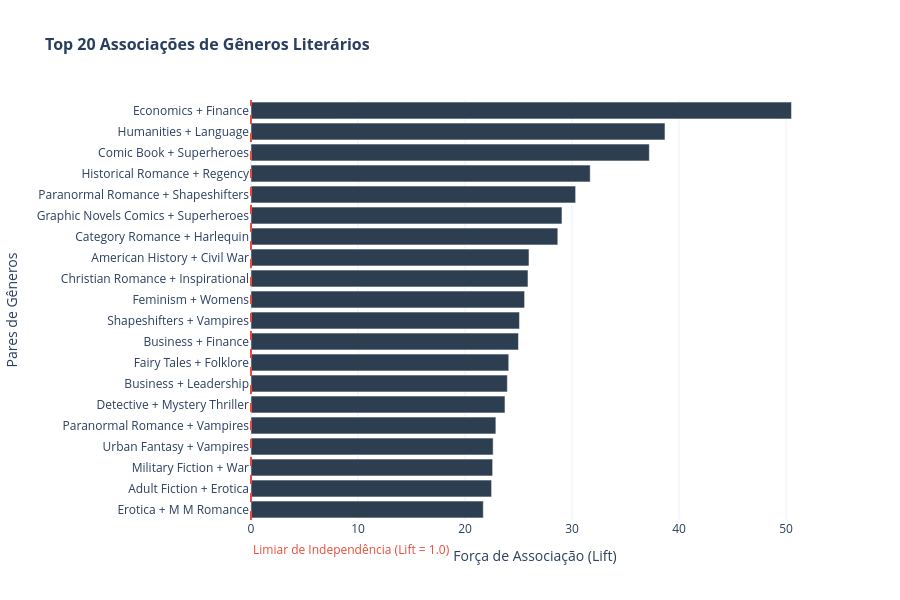

Write notebook code for a chart like this one.
### Markdown cell above
## 4. Visualização das Associações (Afinidade de Nichos)
### O que é o Lift e como ele funciona?
O **Lift** é uma métrica que mede a força de atração entre dois gêneros:
* **Lift = 1.0 (Limiar do Acaso):** Significa que os dois gêneros são totalmente independentes. Encontrá-los juntos em um livro é pura coincidência.
* **Lift maior que 1.0 (Conexão Real):** Significa que os gêneros têm afinidade.

**Linha Vermelha de Referência (Lift = 1.0):** Marca o limite do acaso. Tudo o que ultrapassa essa linha indica uma associação legítima.

### Code cell
top_lifts = edge_df.head(20).copy()
top_lifts['Pair_Name'] = top_lifts['Source'] + ' + ' + top_lifts['Target']

fig = px.bar(
    top_lifts,
    x='Lift',
    y='Pair_Name',
    orientation='h',
    title='<b>Top 20 Associações de Gêneros Literários</b>',
    color_discrete_sequence=['#2C3E50'],
    labels={'Lift': 'Força de Associação (Lift)', 'Pair_Name': 'Pares de Gêneros'}
)

fig.add_vline(
    x=0.0, 
    line_dash='dash', 
    line_color='#E74C3C', 
    line_width=2,
    annotation_text='Limiar de Independência (Lift = 1.0)', 
    annotation_position='bottom right',
    annotation_yshift=-40,
    annotation_font_color='#E74C3C'
)

fig.update_layout(
    title_font_size=16,
    xaxis_title='Força de Associação (Lift)',
    yaxis_title='Pares de Gêneros',
    yaxis={'categoryorder': 'total ascending'},
    template='plotly_white',
    autosize=True,
    height=600
)

fig.show()

### Figure 1 — Plotly figure (JSON) as saved in the notebook; plotly's stock layout.template omitted (floating-point values rounded to 4 significant figures)
{"data": [{"hovertemplate": "Força de Associação (Lift)=%{x}<br>Pares de Gêneros=%{y}<extra></extra>", "legendgroup": "", "marker": {"color": "#2C3E50", "pattern": {"shape": ""}}, "name": "", "orientation": "h", "showlegend": false, "textposition": "auto", "type": "bar", "x": [50.51, 38.68, 37.22, 31.7, 30.34, 29.06, 28.67, 25.98, 25.88, 25.57, 25.09, 24.99, 24.09, 23.95, 23.73, 22.88, 22.63, 22.58, 22.48, 21.71], "xaxis": "x", "y": ["Economics + Finance", "Humanities + Language", "Comic Book + Superheroes", "Historical Romance + Regency", "Paranormal Romance + Shapeshifters", "Graphic Novels Comics + Superheroes", "Category Romance + Harlequin", "American History + Civil War", "Christian Romance + Inspirational", "Feminism + Womens", "Shapeshifters + Vampires", "Business + Finance", "Fairy Tales + Folklore", "Business + Leadership", "Detective + Mystery Thriller", "Paranormal Romance + Vampires", "Urban Fantasy + Vampires", "Military Fiction + War", "Adult Fiction + Erotica", "Erotica + M M Romance"], "yaxis": "y"}], "layout": {"annotations": [{"font": {"color": "#E74C3C"}, "showarrow": false, "text": "Limiar de Independência (Lift = 1.0)", "x": 0, "xanchor": "left", "xref": "x", "y": 0, "yanchor": "bottom", "yref": "y domain", "yshift": -40}], "autosize": true, "barmode": "relative", "height": 600, "legend": {"tracegroupgap": 0}, "shapes": [{"line": {"color": "#E74C3C", "dash": "dash", "width": 2}, "type": "line", "x0": 0, "x1": 0, "xref": "x", "y0": 0, "y1": 1, "yref": "y domain"}], "title": {"font": {"size": 16}, "text": "<b>Top 20 Associações de Gêneros Literários</b>"}, "xaxis": {"anchor": "y", "domain": [0, 1], "title": {"text": "Força de Associação (Lift)"}}, "yaxis": {"anchor": "x", "categoryorder": "total ascending", "domain": [0, 1], "title": {"text": "Pares de Gêneros"}}}}
